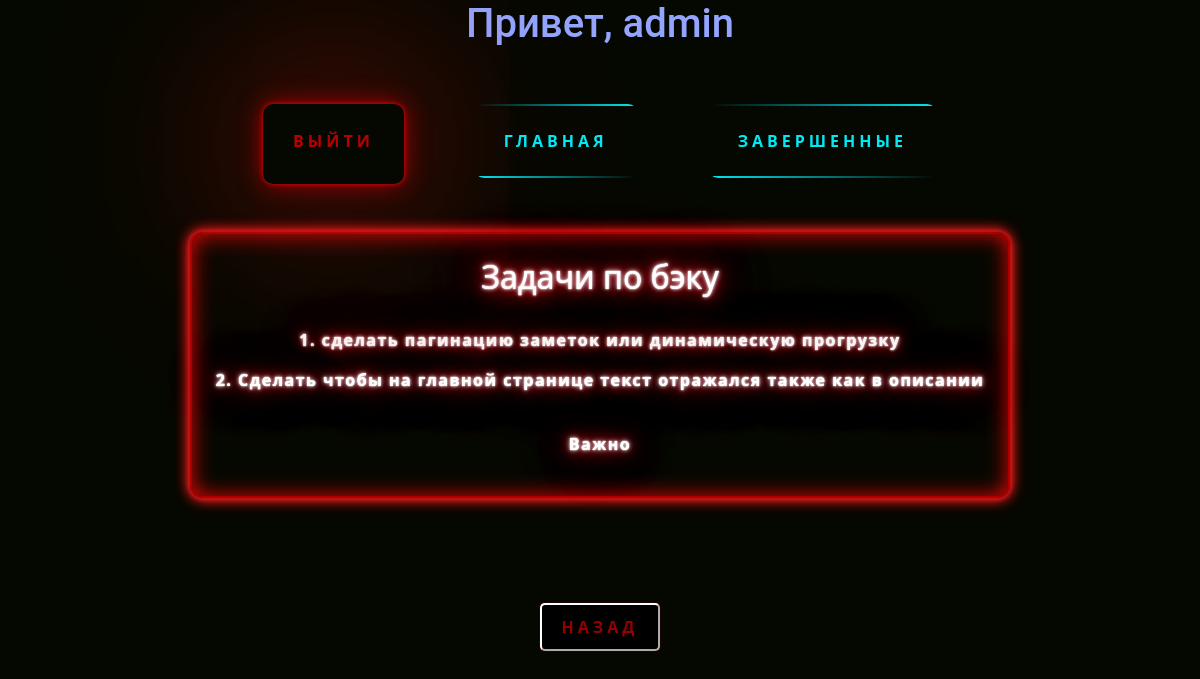
The app's page /note/38/complete/ (signed in) with its own data.
### notes_page/models.py (models this page shows, shortened)
class Notes(models.Model):
    name = models.CharField(max_length=30, blank=False, verbose_name='Заголовок')
    descriptions = models.TextField(max_length=1000, blank=True, verbose_name='Описание')
    important = models.BooleanField(blank=True, verbose_name='Важно')
    time_create = models.DateTimeField(auto_now_add=True, blank=True)
    datecompleted = models.DateTimeField(null=True, blank=True, auto_now=True)
    user_name = models.ForeignKey(User, on_delete=models.CASCADE, null=True, blank=True)
    task_complete = models.BooleanField(blank=True, default=False, verbose_name='Завершить задание')

### notes_page/views.py (the view)
# urls.py: path('note/<int:pk>/complete/', CompleteView.as_view(), name='post_complete'), # Здесь можно удалить заметку
class CompleteView(LoginRequiredMixin, DetailView):
    model = Notes
    template_name = 'notes_page/post_complete.html'

### templates/notes_page/post_complete.html (shortened to what this page needs)
{% extends 'notes_page/base.html' %}
{% load static %}
{% block link %}
    <link rel="stylesheet" href="{% static 'notes_page/form.css' %}">
{% endblock %}
{% block content %}
    <div class="container">
            <div {% if notes.important == False %}class='cont'{% else %}class='cont2'{% endif %}>
                <h2 {% if notes.important == False %}class='neonText2'{% else %}class='neonText'{% endif %}>{{ notes.name }}</h2><br>
                {{ notes.descriptions|linebreaks }}<br>
                {% if notes.important %}
                    <p {% if notes.important == False %}class='neonText2'{% else %}class='neonText'{% endif %}>Важно</p>
                {% else %}
                    <p {% if notes.important == False %}class='neonText2'{% else %}class='neonText'{% endif %}>Не важно</p>
                {% endif %}
            </div>
    <div style="display: flex;justify-content: center;"><a class="none" href="{% url 'home_complete' %}"><button type="button" class="but2">назад</button></a></div>
    </div>
{% endblock %}

### templates/notes_page/base.html (shortened to what this page needs)
<!DOCTYPE html>
<html lang="en">
<head>
    {% load static %}
    <link href="https://cdn.jsdelivr.net/npm/bootstrap@5.2.2/dist/css/bootstrap.min.css" rel="stylesheet">
    <link rel="stylesheet" href="{% static 'notes_page/style.css' %}">
    <link rel="stylesheet" href="{% static 'notes_page/span_color.css' %}">
    {% block link %}
    {% endblock %}
</head>
<body>
{% if user.is_authenticated %}
    <div class="main">
        <h1 class="neon text-center">Привет, {{ request.user.username }}</h1>
        <nav class="navbar navbar-expand-lg">
          <div class="container-fluid">
            <div class="collapse navbar-collapse" id="navbarNav" style="justify-content: center; align-items: center">
              <ul class="navbar-nav">
                <li class="nav-item" style="display: flex">
                        <a href="{% url "logout" %}" class="color1">
                            Выйти
                        </a>
                </li>
                <li class="nav-item">
                  <a href="{% url "home" %}">
                        <span></span>
                        <span></span>
                        Главная
                  </a>
                </li>
                <li class="nav-item">
                  <a href="{% url "home_complete" %}">
                        <span></span>
                        <span></span>
                        завершенные
                  </a>
                </li>
              </ul>
            </div>
          </div>
        </nav>
            {% block content %}
            {% endblock %}
    </div>
{% endif %}
</body>
</html>

### notes_page/static/notes_page/style.css (style rules this page uses)
:root { color-scheme: dark; --flick-big-text-shadow: 0 0 2px #fff, 0 0 4px #fff, 0 0 8px #fff, 0 0 15px #03e9f4, 0 0 30px #03e9f4, 0 0 40px #03e9f4, 0 0 70px #03e9f4, 0 0 100px #03e9f4; --flick-small-text-shadow: 0 0 1px #fff, 0 0 2px #fff, 0 0 5px #fff, 0 0 11px #e8172d, 0 0 20px #ad0013, 0 0 30px #b70000, 0 0 55px #730000, 0 0 80px #d50038; }
* { margin: 0; padding: 0; box-sizing: border-box; }
body { display: flex; justify-content: center; align-items: flex-start; height: 100vh; background: #050801; font-weight: bold; }
a { position: relative; display: inline-block; padding: 25px 30px; margin: 40px 0; color: #03e9f4; text-decoration: none; text-transform: uppercase; transition: 0.5s; letter-spacing: 4px; overflow: hidden; margin-right: 35px; margin-left: 35px; border-radius: 10px; }
.color1 { box-shadow: 0 0 5px #f40303, 0 0 25px #a90000, 0 0 200px #ff1616; color: #b70000; }
a span { position: absolute; display: block; }
a span:nth-child(1) { top: 0; left: 0; width: 100%; height: 2px; background: linear-gradient(90deg,transparent,#03e9f4); animation: animate1 1s linear infinite; }
a span:nth-child(3) { bottom: 0; right: 0; width: 100%; height: 2px; background: linear-gradient(270deg,transparent,#03e9f4); animation: animate3 1s linear infinite; animation-delay: 0.50s; }
.neonText { color: #fff; text-shadow: var(--flick-small-text-shadow); }
.cont2 { padding: 1.5rem; display: block; text-align: center; border: solid 2px #af0000; border-radius: 0.8rem; box-shadow: 0 0 .1rem #b20505, 0 0 .2rem #ab0000, 0 0 .3rem #f83c3c, 0 0 .8rem #f81e1e, 0 0 1rem #ef1515, inset 0 0 1.3rem #e70707; }
.neon { color: #93a5ff; font-family: "Roboto", "Lucida Grande", "DejaVu Sans", "Bitstream Vera Sans", Verdana, Arial, sans-serif; }
.none { position: relative; display: inline-block; padding: 25px 30px; margin: 40px 0; text-decoration: none; text-transform: uppercase; transition: 0.5s; letter-spacing: 4px; overflow: hidden; margin-right: 0px; margin-left: 0px; border-radius: 10px; }
p { letter-spacing: 1.5px; }

### notes_page/static/notes_page/form.css (style rules this page uses)
.but2 { position: relative; display: inline-block; padding: 10px 20px; box-shadow: 0 0 1px #ff0000; color: #930000; font-size: 16px; font-weight: 600; text-decoration: none; text-transform: uppercase; overflow: hidden; transition: .5s; margin-top: 40px; letter-spacing: 4px; background-color: black; border-radius: 5px; }

### records on screen
Notes: name "Задачи по бэку", descriptions "1. сделать пагинацию заметок или динамическую прогрузку 2. Сделать чтобы на главной странице текст отражался также как в описании"

### other values on screen
{{ request.user.username }} "admin"
